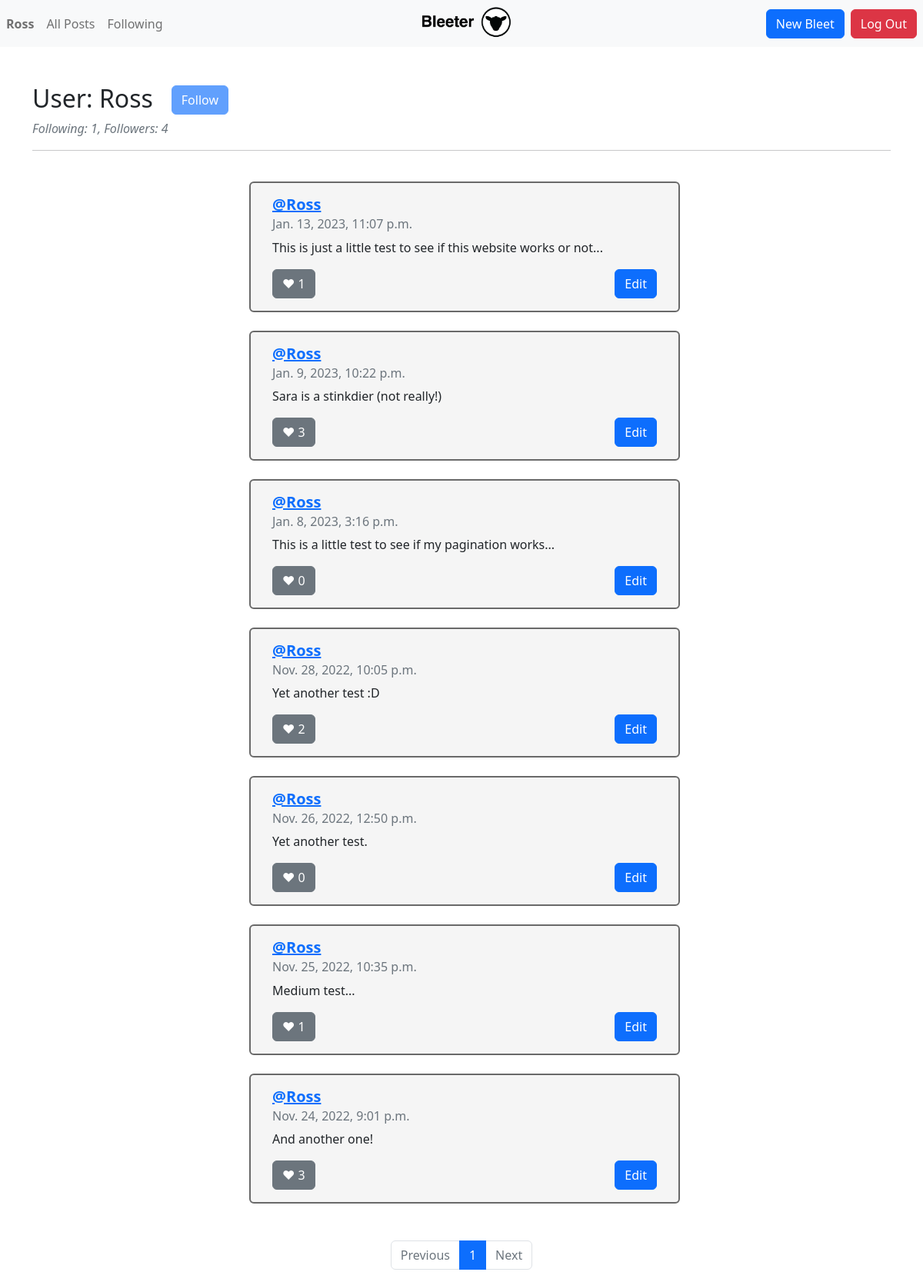
/profile/1 (signed in), run on an earlier commit of the app's database.
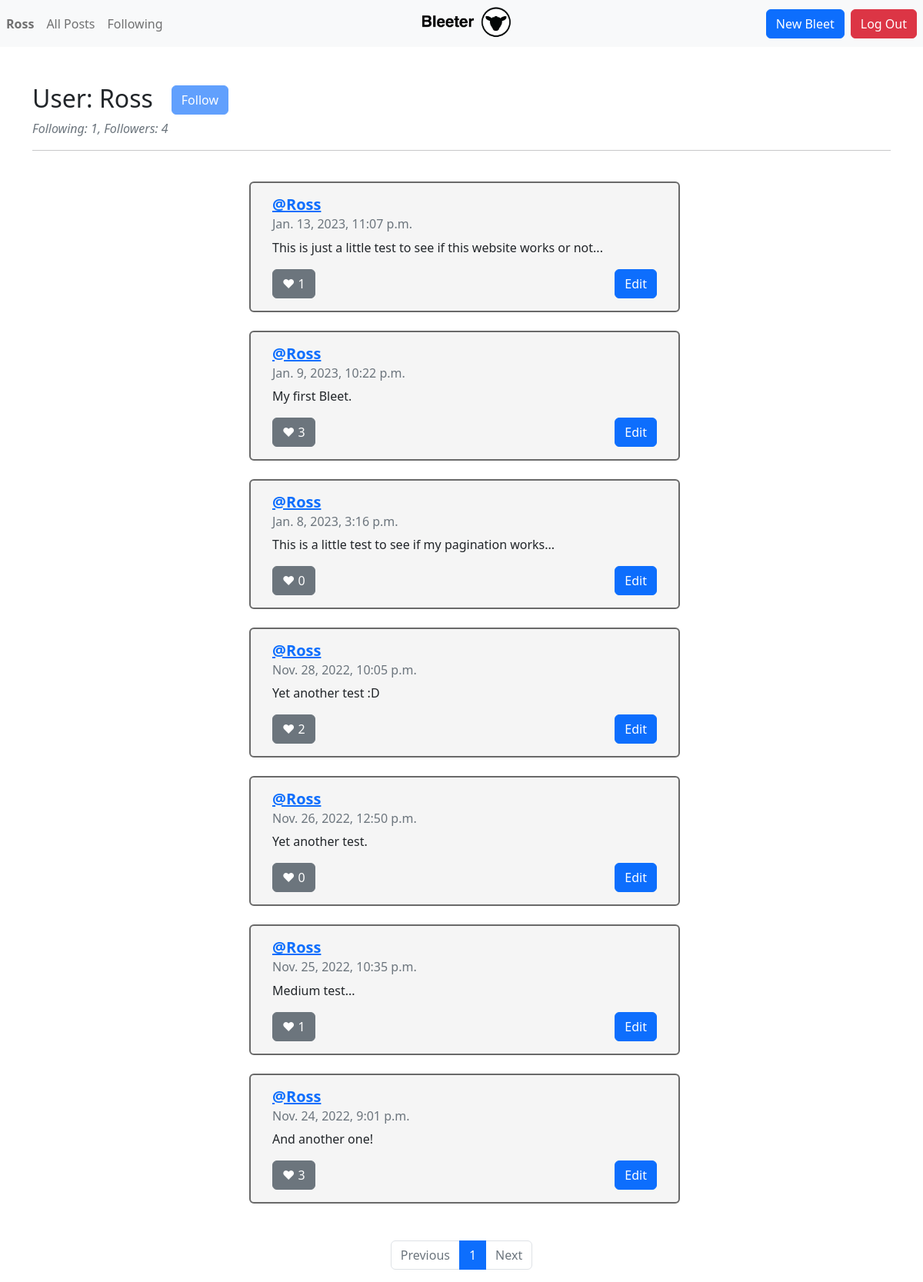
And on a later commit of the database.
### network/models.py (models this page shows, shortened)
class Tweet(models.Model):
    author = models.ForeignKey(User, on_delete=models.CASCADE)
    tweetText = models.CharField(max_length=255)
    posted = models.DateTimeField(auto_now_add=True)
    like = models.ManyToManyField(User, blank=True, related_name="likes")

class User(AbstractUser):
    pass

### network/views.py (the view)
# urls.py: path("profile/<int:user_id>", views.profile, name="profile"),
@login_required(redirect_field_name='my_redirect_field')
def profile(request, user_id):
    profile = User.objects.get(id=user_id)
    if Follow.objects.filter(user=user_id, followed_by=request.user).exists():
        following_status = True
    else:
        following_status = False
    followList = []
    following = request.user.following.all()
    for x in following:
        followList.append(x.user.id)
    tweets = Tweet.objects.filter(author=user_id).order_by('-posted')
    paginator = Paginator(tweets, 10)
    page_number = request.GET.get('page')
    page_obj = paginator.get_page(page_number)
    return render(request, "network/profile.html", {
        "page_obj": page_obj,
        "viewed_profile": profile.username,
        "viewed_profile_id": user_id,
        "tweets": tweets,
        "following": profile.following.all().count(),
        "followedBy": Follow.objects.filter(user=user_id).count(),
        "following_status": following_status
    })

### network/templates/network/profile.html (shortened to what this page needs)
{% extends "network/layout.html" %}
{% block body %}
<br>
<div class="inline">
   <hr><br>
   <h2 data-id="{{viewed_profile_id}}">User: {{viewed_profile}}</h2>
   {% if user.username == viewed_profile %}
   <button type="button" style = "position:relative; bottom:2px;" class="follow btn btn-primary ms-4" disabled>Follow</button>
   {% endif %}
</div>
<i><p class="text-muted">Following: {{following}}, Followers: {{followedBy}}</p></i>
<hr>
<br>
<div class="container">
   {% for tweet in page_obj %}
   <div class="row justify-content-center mb-4">
      <div class="ms-2 card" style="width: 35rem" data-id="{{tweet.id}}";>
         <div class="card-body rounded">
            <h5 class="card-title"><a href="{% url 'profile' user_id=tweet.author.id%}"><b>@{{ tweet.author}}</b></h5></a>
            <h6 class="card-subtitle mb-2 text-muted">{{tweet.posted}}</h6>
            <p class="card-text" id="tweetText">{{tweet.tweetText}}</p>
            {% if user.username in tweet.like.all|stringformat:'s' %}
            <button class="btn btn-danger float-left" id="foo">&hearts;&nbsp;<span id="number">{{ tweet.like.all.count }}</span></button>
            {% else %}
            <button class="btn btn-secondary float-left" id="foo">&hearts;&nbsp;<span id="number">{{ tweet.like.all.count }}</span></button>
            {% endif %}
            {% if user.username == tweet.author|stringformat:'s' %}
            <button class="btn btn-primary float-end edit" id="edit">  Edit</button>
            {% endif %}
         </div>
      </div>
      <br>
   </div>
   {% endfor %}
   <br>
   <nav aria-label="Page">
      <ul class="pagination justify-content-center">
         {% if page_obj.has_previous %}
         <li class="page-item">
            <a class="page-link" href="?page={{ page_obj.previous_page_number }}">Previous</a>
         </li>
         {% else %}
         <li class="page-item disabled">
            <a class="page-link" href="#" tabindex="-1" aria-disabled="True">Previous</a>
         </li>
         {% endif %}
         {% for i in page_obj.paginator.page_range %}
         {% if page_obj.number == i %}
         <li class="page-item active" aria-current="page">
            <span class="page-link">
               {{ i }}
            </span>
         </li>
         {% else %}
         <li class="page-item"><a class="page-link" href="?page={{ i }}">{{ i }}</a></li>
         {% endif %}
         {% endfor %}
         {% if page_obj.has_next %}
         <li class="page-item">
            <a class="page-link" href="?page={{ page_obj.next_page_number }}">Next</a>
         </li>
         {% else %}
         <li class="page-item disabled">
            <a class="page-link" href="#" tabindex="-1" aria-disabled="True">Next</a>
         </li>
         {% endif %}
      </ul>
   </nav>
{% endblock %}

What changed in the data, as far as the page shows it:
changed Tweet: tweetText "Sara is a stinkdier (not really!)" → "My first Bleet."
